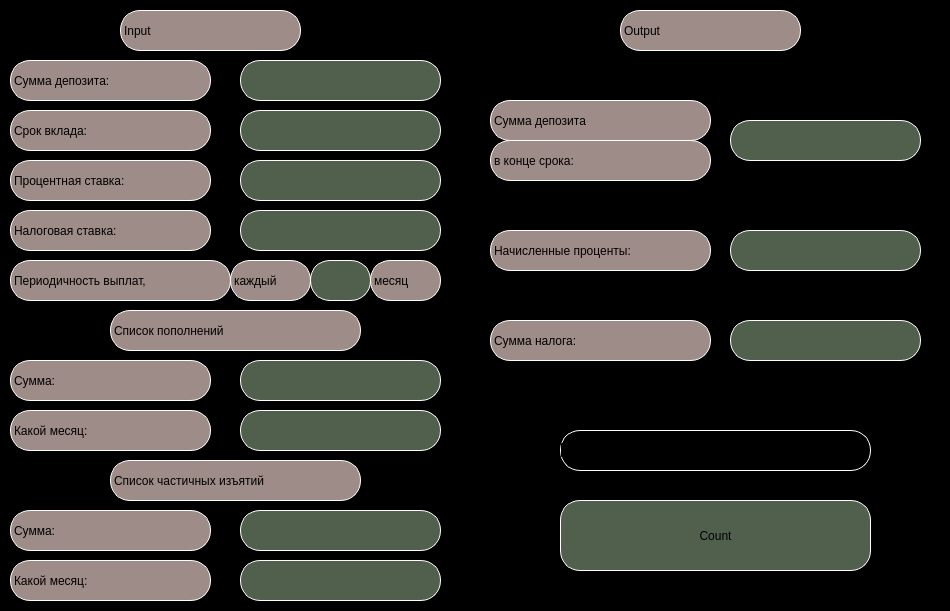
<?xml version="1.0" encoding="UTF-8"?>
<ui version="4.0">
 <class>deposit</class>
 <widget class="QDialog" name="deposit">
  <property name="geometry">
   <rect>
    <x>0</x>
    <y>0</y>
    <width>950</width>
    <height>611</height>
   </rect>
  </property>
  <property name="windowTitle">
   <string>Dialog</string>
  </property>
  <property name="styleSheet">
   <string notr="true">background-color: black;</string>
  </property>
  <widget class="QLineEdit" name="lineEdit_accured_interest">
   <property name="geometry">
    <rect>
     <x>730</x>
     <y>230</y>
     <width>191</width>
     <height>41</height>
    </rect>
   </property>
   <property name="styleSheet">
    <string notr="true">border: 1px solid white;
border-radius: 20px;
font: 30pt &quot;Cochin&quot;;
background-color: rgb(81, 96, 76);</string>
   </property>
  </widget>
  <widget class="QLabel" name="label_2">
   <property name="geometry">
    <rect>
     <x>10</x>
     <y>110</y>
     <width>201</width>
     <height>41</height>
    </rect>
   </property>
   <property name="styleSheet">
    <string notr="true">border: 1px solid white;
border-radius: 20px;
font: 20pt &quot;Cochin&quot;;
background-color: rgb(158, 140, 136);</string>
   </property>
   <property name="text">
    <string>Срок вклада:</string>
   </property>
  </widget>
  <widget class="QLabel" name="label_6">
   <property name="geometry">
    <rect>
     <x>490</x>
     <y>320</y>
     <width>221</width>
     <height>41</height>
    </rect>
   </property>
   <property name="styleSheet">
    <string notr="true">border: 1px solid white;
border-radius: 20px;
font: 20pt &quot;Cochin&quot;;
background-color: rgb(158, 140, 136);</string>
   </property>
   <property name="text">
    <string>Сумма налога:</string>
   </property>
  </widget>
  <widget class="QLineEdit" name="lineEdit_deposit_term">
   <property name="geometry">
    <rect>
     <x>240</x>
     <y>110</y>
     <width>201</width>
     <height>41</height>
    </rect>
   </property>
   <property name="styleSheet">
    <string notr="true">border: 1px solid white;
border-radius: 20px;
font: 30pt &quot;Cochin&quot;;
background-color: rgb(81, 96, 76);</string>
   </property>
  </widget>
  <widget class="QLabel" name="label_18">
   <property name="geometry">
    <rect>
     <x>10</x>
     <y>560</y>
     <width>201</width>
     <height>41</height>
    </rect>
   </property>
   <property name="styleSheet">
    <string notr="true">border: 1px solid white;
border-radius: 20px;
font: 20pt &quot;Cochin&quot;;
background-color: rgb(158, 140, 136);</string>
   </property>
   <property name="text">
    <string>Какой месяц:</string>
   </property>
  </widget>
  <widget class="QCheckBox" name="checkBox">
   <property name="geometry">
    <rect>
     <x>560</x>
     <y>430</y>
     <width>311</width>
     <height>41</height>
    </rect>
   </property>
   <property name="styleSheet">
    <string notr="true">border: 1px solid white;
border-radius: 20px;
font: 24pt &quot;Cochin&quot;;</string>
   </property>
   <property name="text">
    <string>Капитализация процентов</string>
   </property>
  </widget>
  <widget class="QLineEdit" name="lineEdit_partial_replanishment_month">
   <property name="geometry">
    <rect>
     <x>240</x>
     <y>410</y>
     <width>201</width>
     <height>41</height>
    </rect>
   </property>
   <property name="styleSheet">
    <string notr="true">border: 1px solid white;
border-radius: 20px;
font: 30pt &quot;Cochin&quot;;
background-color: rgb(81, 96, 76);</string>
   </property>
  </widget>
  <widget class="QLabel" name="label_10">
   <property name="geometry">
    <rect>
     <x>370</x>
     <y>260</y>
     <width>71</width>
     <height>41</height>
    </rect>
   </property>
   <property name="styleSheet">
    <string notr="true">border: 1px solid white;
border-radius: 20px;
font: 20pt &quot;Cochin&quot;;
background-color: rgb(158, 140, 136);</string>
   </property>
   <property name="text">
    <string>месяц</string>
   </property>
  </widget>
  <widget class="QLineEdit" name="lineEdit_partial_withdraw_month">
   <property name="geometry">
    <rect>
     <x>240</x>
     <y>560</y>
     <width>201</width>
     <height>41</height>
    </rect>
   </property>
   <property name="styleSheet">
    <string notr="true">border: 1px solid white;
border-radius: 20px;
font: 30pt &quot;Cochin&quot;;
background-color: rgb(81, 96, 76);</string>
   </property>
  </widget>
  <widget class="QLineEdit" name="lineEdit_tax_ammount">
   <property name="geometry">
    <rect>
     <x>730</x>
     <y>320</y>
     <width>191</width>
     <height>41</height>
    </rect>
   </property>
   <property name="styleSheet">
    <string notr="true">border: 1px solid white;
border-radius: 20px;
font: 30pt &quot;Cochin&quot;;
background-color: rgb(81, 96, 76);</string>
   </property>
   <property name="text">
    <string/>
   </property>
  </widget>
  <widget class="QLabel" name="label_8">
   <property name="geometry">
    <rect>
     <x>490</x>
     <y>100</y>
     <width>221</width>
     <height>41</height>
    </rect>
   </property>
   <property name="styleSheet">
    <string notr="true">border: 1px solid white;
border-radius: 20px;
font: 20pt &quot;Cochin&quot;;
background-color: rgb(158, 140, 136);</string>
   </property>
   <property name="text">
    <string>Сумма депозита</string>
   </property>
  </widget>
  <widget class="QLabel" name="label_9">
   <property name="geometry">
    <rect>
     <x>620</x>
     <y>10</y>
     <width>181</width>
     <height>41</height>
    </rect>
   </property>
   <property name="styleSheet">
    <string notr="true">border: 1px solid white;
border-radius: 20px;
font: 20pt &quot;Cochin&quot;;
background-color: rgb(158, 140, 136);</string>
   </property>
   <property name="text">
    <string>Output</string>
   </property>
  </widget>
  <widget class="QLabel" name="label_19">
   <property name="geometry">
    <rect>
     <x>10</x>
     <y>510</y>
     <width>201</width>
     <height>41</height>
    </rect>
   </property>
   <property name="styleSheet">
    <string notr="true">border: 1px solid white;
border-radius: 20px;
font: 20pt &quot;Cochin&quot;;
background-color: rgb(158, 140, 136);</string>
   </property>
   <property name="text">
    <string>Сумма:</string>
   </property>
  </widget>
  <widget class="QLineEdit" name="lineEdit_deposit_end">
   <property name="geometry">
    <rect>
     <x>730</x>
     <y>120</y>
     <width>191</width>
     <height>41</height>
    </rect>
   </property>
   <property name="styleSheet">
    <string notr="true">border: 1px solid white;
border-radius: 20px;
font: 30pt &quot;Cochin&quot;;
background-color: rgb(81, 96, 76);</string>
   </property>
  </widget>
  <widget class="QLabel" name="label_16">
   <property name="geometry">
    <rect>
     <x>10</x>
     <y>360</y>
     <width>201</width>
     <height>41</height>
    </rect>
   </property>
   <property name="styleSheet">
    <string notr="true">border: 1px solid white;
border-radius: 20px;
font: 20pt &quot;Cochin&quot;;
background-color: rgb(158, 140, 136);</string>
   </property>
   <property name="text">
    <string>Сумма:</string>
   </property>
  </widget>
  <widget class="QLineEdit" name="lineEdit_periodicity_of_payments">
   <property name="geometry">
    <rect>
     <x>310</x>
     <y>260</y>
     <width>61</width>
     <height>41</height>
    </rect>
   </property>
   <property name="styleSheet">
    <string notr="true">border: 1px solid white;
border-radius: 20px;
font: 30pt &quot;Cochin&quot;;
background-color: rgb(81, 96, 76);</string>
   </property>
  </widget>
  <widget class="QLabel" name="label_12">
   <property name="geometry">
    <rect>
     <x>10</x>
     <y>260</y>
     <width>221</width>
     <height>41</height>
    </rect>
   </property>
   <property name="styleSheet">
    <string notr="true">border: 1px solid white;
border-radius: 20px;
font: 20pt &quot;Cochin&quot;;
background-color: rgb(158, 140, 136);</string>
   </property>
   <property name="text">
    <string>Периодичность выплат,</string>
   </property>
  </widget>
  <widget class="QLabel" name="label_7">
   <property name="geometry">
    <rect>
     <x>490</x>
     <y>230</y>
     <width>221</width>
     <height>41</height>
    </rect>
   </property>
   <property name="styleSheet">
    <string notr="true">border: 1px solid white;
border-radius: 20px;
font: 20pt &quot;Cochin&quot;;
background-color: rgb(158, 140, 136);</string>
   </property>
   <property name="text">
    <string>Начисленные проценты:</string>
   </property>
  </widget>
  <widget class="QLineEdit" name="lineEdit_tax_rate">
   <property name="geometry">
    <rect>
     <x>240</x>
     <y>210</y>
     <width>201</width>
     <height>41</height>
    </rect>
   </property>
   <property name="styleSheet">
    <string notr="true">border: 1px solid white;
border-radius: 20px;
font: 30pt &quot;Cochin&quot;;
background-color: rgb(81, 96, 76);</string>
   </property>
  </widget>
  <widget class="QLabel" name="label_11">
   <property name="geometry">
    <rect>
     <x>10</x>
     <y>210</y>
     <width>201</width>
     <height>41</height>
    </rect>
   </property>
   <property name="styleSheet">
    <string notr="true">border: 1px solid white;
border-radius: 20px;
font: 20pt &quot;Cochin&quot;;
background-color: rgb(158, 140, 136);</string>
   </property>
   <property name="text">
    <string>Налоговая ставка:</string>
   </property>
  </widget>
  <widget class="QLabel" name="label_5">
   <property name="geometry">
    <rect>
     <x>120</x>
     <y>10</y>
     <width>181</width>
     <height>41</height>
    </rect>
   </property>
   <property name="styleSheet">
    <string notr="true">border: 1px solid white;
border-radius: 20px;
font: 20pt &quot;Cochin&quot;;
background-color: rgb(158, 140, 136);</string>
   </property>
   <property name="text">
    <string>Input</string>
   </property>
  </widget>
  <widget class="QLabel" name="label_3">
   <property name="geometry">
    <rect>
     <x>10</x>
     <y>160</y>
     <width>201</width>
     <height>41</height>
    </rect>
   </property>
   <property name="styleSheet">
    <string notr="true">border: 1px solid white;
border-radius: 20px;
font: 20pt &quot;Cochin&quot;;
background-color: rgb(158, 140, 136);</string>
   </property>
   <property name="text">
    <string>Процентная ставка:</string>
   </property>
  </widget>
  <widget class="QLineEdit" name="lineEdit_interes_rate">
   <property name="geometry">
    <rect>
     <x>240</x>
     <y>160</y>
     <width>201</width>
     <height>41</height>
    </rect>
   </property>
   <property name="styleSheet">
    <string notr="true">border: 1px solid white;
border-radius: 20px;
font: 30pt &quot;Cochin&quot;;
background-color: rgb(81, 96, 76);</string>
   </property>
  </widget>
  <widget class="QLabel" name="label">
   <property name="geometry">
    <rect>
     <x>10</x>
     <y>60</y>
     <width>201</width>
     <height>41</height>
    </rect>
   </property>
   <property name="styleSheet">
    <string notr="true">border: 1px solid white;
border-radius: 20px;
font: 20pt &quot;Cochin&quot;;
background-color: rgb(158, 140, 136);</string>
   </property>
   <property name="text">
    <string>Сумма депозита:</string>
   </property>
  </widget>
  <widget class="QLabel" name="label_14">
   <property name="geometry">
    <rect>
     <x>110</x>
     <y>460</y>
     <width>251</width>
     <height>41</height>
    </rect>
   </property>
   <property name="styleSheet">
    <string notr="true">border: 1px solid white;
border-radius: 20px;
font: 20pt &quot;Cochin&quot;;
background-color: rgb(158, 140, 136);</string>
   </property>
   <property name="text">
    <string>Список частичных изъятий</string>
   </property>
  </widget>
  <widget class="QLabel" name="label_4">
   <property name="geometry">
    <rect>
     <x>230</x>
     <y>260</y>
     <width>81</width>
     <height>41</height>
    </rect>
   </property>
   <property name="styleSheet">
    <string notr="true">border: 1px solid white;
border-radius: 20px;
font: 20pt &quot;Cochin&quot;;
background-color: rgb(158, 140, 136);</string>
   </property>
   <property name="text">
    <string>каждый</string>
   </property>
  </widget>
  <widget class="QLineEdit" name="lineEdit_replenishments_sum">
   <property name="geometry">
    <rect>
     <x>240</x>
     <y>360</y>
     <width>201</width>
     <height>41</height>
    </rect>
   </property>
   <property name="styleSheet">
    <string notr="true">border: 1px solid white;
border-radius: 20px;
font: 30pt &quot;Cochin&quot;;
background-color: rgb(81, 96, 76);</string>
   </property>
  </widget>
  <widget class="QLabel" name="label_17">
   <property name="geometry">
    <rect>
     <x>10</x>
     <y>410</y>
     <width>201</width>
     <height>41</height>
    </rect>
   </property>
   <property name="styleSheet">
    <string notr="true">border: 1px solid white;
border-radius: 20px;
font: 20pt &quot;Cochin&quot;;
background-color: rgb(158, 140, 136);</string>
   </property>
   <property name="text">
    <string>Какой месяц:</string>
   </property>
  </widget>
  <widget class="QLineEdit" name="lineEdit_withdraw_sum">
   <property name="geometry">
    <rect>
     <x>240</x>
     <y>510</y>
     <width>201</width>
     <height>41</height>
    </rect>
   </property>
   <property name="styleSheet">
    <string notr="true">border: 1px solid white;
border-radius: 20px;
font: 30pt &quot;Cochin&quot;;
background-color: rgb(81, 96, 76);</string>
   </property>
  </widget>
  <widget class="QLineEdit" name="lineEdit_deposit_amount">
   <property name="geometry">
    <rect>
     <x>240</x>
     <y>60</y>
     <width>201</width>
     <height>41</height>
    </rect>
   </property>
   <property name="styleSheet">
    <string notr="true">border: 1px solid white;
border-radius: 20px;
font: 30pt &quot;Cochin&quot;;
background-color: rgb(81, 96, 76);</string>
   </property>
  </widget>
  <widget class="QLabel" name="label_15">
   <property name="geometry">
    <rect>
     <x>490</x>
     <y>140</y>
     <width>221</width>
     <height>41</height>
    </rect>
   </property>
   <property name="styleSheet">
    <string notr="true">border: 1px solid white;
border-radius: 20px;
font: 20pt &quot;Cochin&quot;;
background-color: rgb(158, 140, 136);</string>
   </property>
   <property name="text">
    <string>в конце срока:</string>
   </property>
  </widget>
  <widget class="QLabel" name="label_13">
   <property name="geometry">
    <rect>
     <x>110</x>
     <y>310</y>
     <width>251</width>
     <height>41</height>
    </rect>
   </property>
   <property name="styleSheet">
    <string notr="true">border: 1px solid white;
border-radius: 20px;
font: 20pt &quot;Cochin&quot;;
background-color: rgb(158, 140, 136);</string>
   </property>
   <property name="text">
    <string>Список пополнений</string>
   </property>
  </widget>
  <widget class="QPushButton" name="pushButton_credit">
   <property name="geometry">
    <rect>
     <x>560</x>
     <y>500</y>
     <width>311</width>
     <height>71</height>
    </rect>
   </property>
   <property name="styleSheet">
    <string notr="true">QPushButton {
   border: 1px solid white;
   border-radius: 20px;
   font: 20pt &quot;Cochin&quot;;
   background-color: rgb(81, 96, 76);
}
QPushButton:pressed {
    background-color: qlineargradient(x1: 0, y1: 0, x2: 0, y2: 1,
                                      stop: 0 #112617, stop: 1 #112617);
    color: white;
    border: 2px solid rgb(81, 96, 76);
}</string>
   </property>
   <property name="text">
    <string>Count</string>
   </property>
  </widget>
 </widget>
 <resources/>
 <connections/>
</ui>
